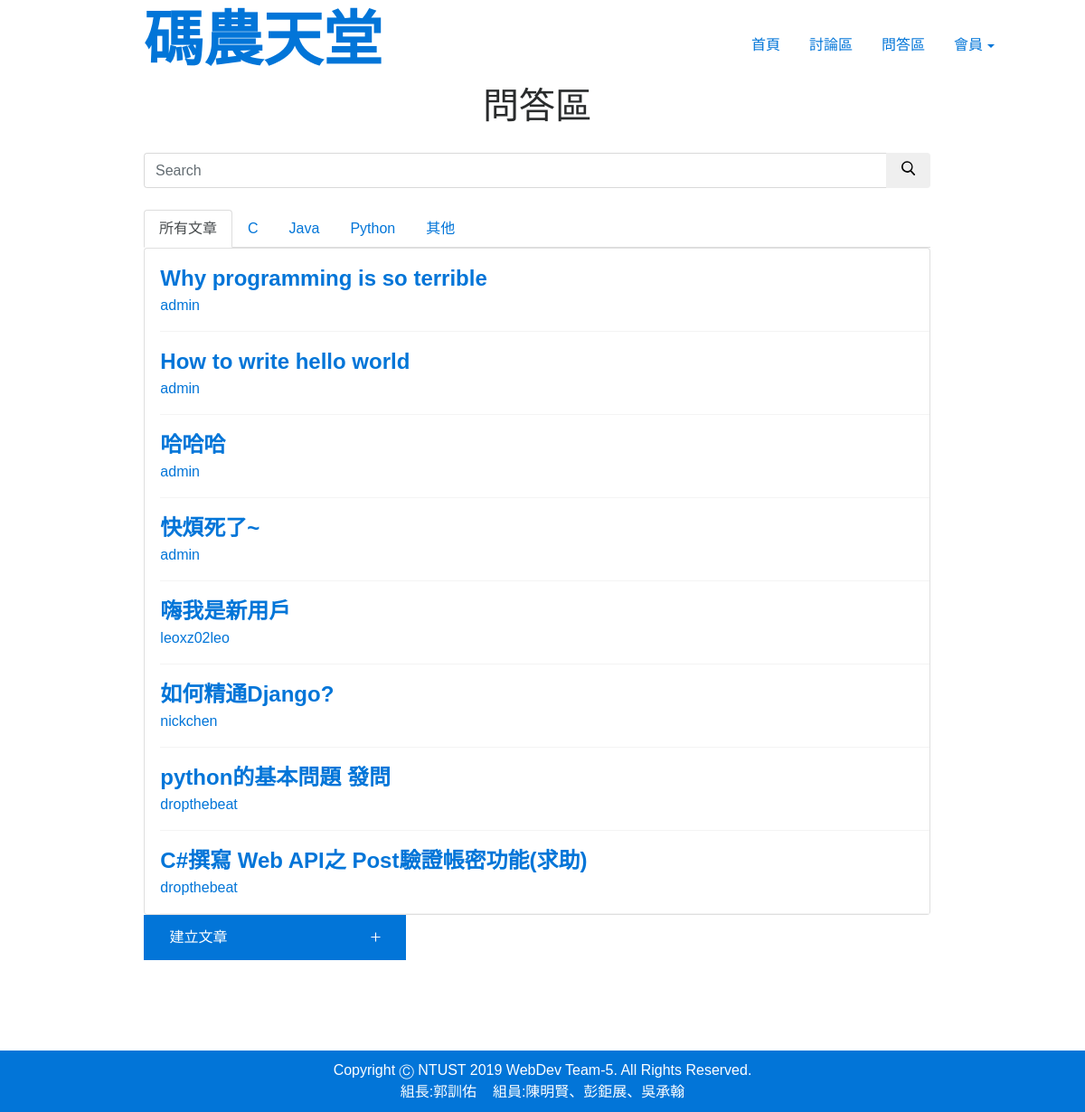
/QA/, run on the app's committed database.
### QA/models.py (models this page shows, shortened)
class Question(models.Model):
    title = models.CharField(max_length=225)
    body = RichTextField()
    questionType = models.ForeignKey(QuestionType,on_delete=models.CASCADE)
    postedUser = models.ForeignKey(User,on_delete=models.CASCADE)

### QA/views.py (the view, shortened to what this page needs)
def index(request):
    datasAll = Question.objects.all()
    datasCPP = Question.objects.filter(questionType__name='C++')
    datasJava = Question.objects.filter(questionType__name='Java')
    datasPython = Question.objects.filter(questionType__name='Python')
    datasOther = Question.objects.filter(questionType__name='Other')
    query = request.GET.get('srch-term')
    context = {
        'title': 'QA',
        'datasAll': datasAll,
        'datasCPP': datasCPP,
        'datasJava': datasJava,
        'datasPython': datasPython,
        'datasOther': datasOther
    }
    return render(request, 'QA/index.html', context)

### QA/templates/QA/index.html (shortened to what this page needs)
{% extends 'main/layout.html' %}
{% block content %}
<form method="GET" class="col-md-9" id="div1">
    <h1 style="text-align: center; margin: 0 0 30px;">問答區</h1>
    <div class="input-group add-on">
        <input class="form-control" placeholder="Search" name="srch-term" id="srch-term" type="text">
        <div class="input-group-btn">
            <button class="btn btn-default" type="submit">
            </button>
        </div>
    </div>
    <br>
    <div >
        <ul class="nav nav-tabs">
            <li class="nav-item">
                <a class="nav-link active show" href="#tab1" data-toggle="tab">所有文章</a>
            </li>
            <li class="nav-item">
                <a class="nav-link" href="#tab2" data-toggle="tab">C</a>
            </li>
            <li class="nav-item">
                <a class="nav-link" href="#tab3" data-toggle="tab">Java</a>
            </li>
            <li class="nav-item">
                <a class="nav-link" href="#tab4" data-toggle="tab">Python</a>
            </li>
            <li class="nav-item">
                <a class="nav-link" href="#tab5" data-toggle="tab">其他</a>
            </li>
        </ul>
        <div class="tab-content">
            <div class="tab-pane active" id="panel-538244">
                <div class="card">
                    {% for data in datasAll%}
                        <div class="card-body">
                            <div class="list">
                                <p class="card-text">
                                    <div class="title">
                                        <a  href="/QA/detail/{{data.id}}">{{data.title}}</a>
                                    </div>
                                    <div>
                                        <a href="/users/profile/{{data.postedUser.username}}">{{data.postedUser}}</a>
                                    </div>
                                </p>
                            </div>
                        </div>
                    {% endfor %}
                </div>
            </div>
        </div>
        <button class="btn btn-primary create-post style-jvp6q3ta" type="button" style="width: 290px;height: 50px; position: relative; left: 0%"  onclick="location.href='/QA/create'">
            <div style="position: relative; left: -30%; text-align: right;display: inline-block;">建立文章</div>
        </button>
    </div>
</form>
{% endblock content %}

### static/css/style.css (style rules this page uses)
#div1 { left:12%; }
.style-jvp6q3ta { cursor: pointer; }
.create-post { border-radius: 0px }
.create-post-svg { fill: white }
.title { font-weight:bold; font-size: 24px; }
.list { border-bottom: 1px solid #f4f4f4; margin-left: 2%; }
body { font-family: Helvetica, Arial,LiHei Pro,黑體-繁,微軟正黑體, sans-serif!important; }
* { box-sizing: border-box; }
.card-text { margin: 15px 0; }

### data on the page
Question: title "Why programming is so terrible", postedUser "admin"
Question: title "How to write hello world", postedUser "admin"
Question: title "哈哈哈", postedUser "admin"
Question: title "快煩死了~", postedUser "admin"
Question: title "嗨我是新用戶", postedUser "leoxz02leo"
Question: title "如何精通Django?", postedUser "nickchen"
Question: title "python的基本問題 發問", postedUser "dropthebeat"
Question: title "C#撰寫 Web API之 Post驗證帳密功能(求助)", postedUser "dropthebeat"
